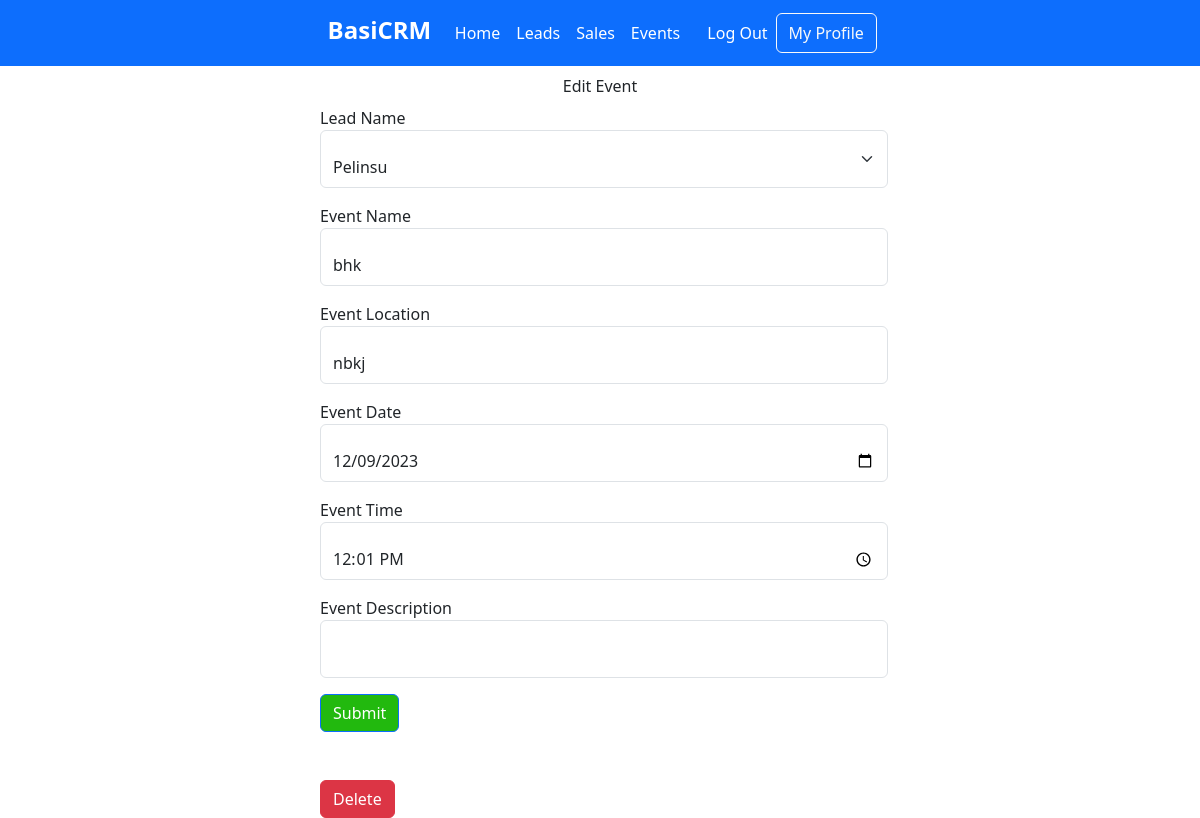
Screenshot of /events/edit/2 (signed in) with the database file from the repository.
### CRMApp/models.py (models this page shows, shortened)
class Event(models.Model):
    created_at=models.DateTimeField(auto_now_add=True)
    updated_at=models.DateTimeField(auto_now=True)
    user=models.ForeignKey(User, on_delete=models.CASCADE)
    contact=models.ForeignKey(Contact, on_delete=models.CASCADE)
    event_name=models.CharField(max_length=100)
    event_date=models.DateField()
    event_time=models.TimeField()
    event_location=models.CharField(max_length=100)
    event_description=models.TextField()
    done=models.BooleanField(default=False)

class Contact(models.Model):
    created_at=models.DateTimeField(auto_now_add=True)
    updated_at=models.DateTimeField(auto_now=True)
    user=models.ForeignKey(User, on_delete=models.CASCADE)
    first_name=models.CharField(max_length=50)
    last_name=models.CharField(max_length=50, default="")
    organization_name=models.CharField(max_length=250, default="")
    organization=models.BooleanField(default=False)
    email=models.EmailField()
    phone=models.CharField(max_length=50)
    address=models.CharField(max_length=50)
    city=models.CharField(max_length=50)
    country=models.CharField(max_length=50)
    notes=models.TextField(default=None, blank=True, null=True)

### CRMApp/views.py (the view, shortened to what this page needs)
# urls.py: path('events/edit/<int:id>', views.edit_event, name="edit_event"),
def edit_event(request, id):
    try:
        event=get_object_or_404(Event.objects.select_related('contact').filter(user_id=request.user.id), pk=id)
        contacts_all=Contact.objects.all().filter(user_id=request.user.id).order_by(Lower('first_name'))
    except Http404:
        return render(request, "pages/404.html")
    if request.method=="GET":
        return render(request, 'pages/edit-event.html',{"event":event,'contact_names':contacts_all})

### templates/pages/edit-event.html (shortened to what this page needs)
{% extends "base.html"%}
{% block content %}
  <div class="grid gap-0 row-gap-3">
    <center>
    <div class="p-2 g-col-6">Edit Event</div>
  </center>
  </div>
    <div class="container-sm">
    <div class="bd-content ps-lg-2">
        <form  method="post" autocomplete="off">
          Lead Name
          <div class="form-floating mb-3" >
            <select class="form-select"  placeholder="lead" id="contact" name="contact" >
              <option value={{event.contact.id}}>{{event.contact.first_name}}</option>
            </select>
          </div>
          Event Name
          <div class="form-floating mb-3" >
            <input type="text" class="form-control" id="event_name" name="event_name" value="{{event.event_name}}" required>
        </div>
            Event Location
        <div class="form-floating mb-3" >
            {%if event.event_location == None or event.event_location == "" or event.event_location == null%}
            <input type="text" class="form-control" id="event_location" name="event_location" >
            {% else %}
            <input type="text" class="form-control" id="event_location" value="{{event.event_location}}" name="event_location" >
            {% endif%}
        </div>
        Event Date
        <div class="form-floating mb-3" >
        <input type="date" class="form-control" id="event_date" value="{{event.event_date|date:'Y-m-d'}}" name="event_date" required >
        </div>
            Event Time
          <div class="form-floating mb-3" >
            <input type="time" class="form-control" id="event_time" value="{{event.event_time|time:'H:i' }}" name="event_time" required>
          </div>
            Event Description
            <div class="form-floating mb-3" >
                {%if event.event_description == None or event.event_description == "" or event.event_description == null%}
                <input type="text" class="form-control" id="event_description" name="event_description" >
                {% else %}
                <input type="text" class="form-control" id="event_description" value="{{event.event_description}}" name="event_description" >
                {% endif%}
            </div>
          <button type="submit" value='Post' class="btn btn-primary">Submit</button>
        </form>
        <br>
        <br>
        <form method="POST" action="/events/delete/{{event.id}}">
          <button type="submit" class="btn btn-danger">Delete</button>
        </form>
      </div>
    </div>
{% endblock%}

### CRMApp/static/css/table.css (style rules this page uses)
body { font-family: "Helvetica Neue", Helvetica, Arial; font-size: 14px; line-height: 20px; font-weight: 400; color: #3b3b3b; -webkit-font-smoothing: antialiased; font-smoothing: antialiased; background: white; }
:root { --grid-max-width: 40rem; --grid-width: 90%; --grid-gutter: 3%; }
.grid { margin-left: auto; margin-right: auto; max-width: var(--grid-max-width); width: var(--grid-width); }
:root { --html-font-size: 100%; --body-background-color: #f9f8f5; --body-color: #353535; --body-font-family: 'Roboto'; --body-font-family-fallback: sans-serif; --body-font-size: 1rem; --body-font-weight: 400; --body-line-height: 1.5; }
*, *::before, *::after { box-sizing: inherit; }
html { box-sizing: border-box; font-size: var(--html-font-size); height: 100%; }
body { background-color: var(--body-background-color); color: var(--body-color); font-family: var(--body-font-family), var(--body-font-family-fallback); font-size: var(--body-font-size); font-weight: var(--body-font-weight); line-height: var(--body-line-height); margin: 0; min-height: 100%; }
:root { --box-background-color: #fff; --box-padding-horizontal: 2rem; --box-padding-vertical: 3rem; }

### rows the page displays
Event: contact "Pelinsu", event_name "bhk", event_location "nbkj", event_date "12/09/2023", event_time "12:01"
